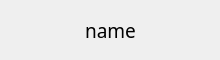
<?xml version="1.0" encoding="UTF-8"?>
<ui version="4.0">
 <class>qincident</class>
 <widget class="QWidget" name="qincident">
  <property name="geometry">
   <rect>
    <x>0</x>
    <y>0</y>
    <width>220</width>
    <height>60</height>
   </rect>
  </property>
  <property name="windowTitle">
   <string>Form</string>
  </property>
  <widget class="QLabel" name="name_label">
   <property name="geometry">
    <rect>
     <x>10</x>
     <y>10</y>
     <width>201</width>
     <height>41</height>
    </rect>
   </property>
   <property name="font">
    <font>
     <family>楷体</family>
     <pointsize>14</pointsize>
    </font>
   </property>
   <property name="text">
    <string>name</string>
   </property>
   <property name="alignment">
    <set>Qt::AlignCenter</set>
   </property>
  </widget>
 </widget>
 <resources/>
 <connections/>
</ui>
